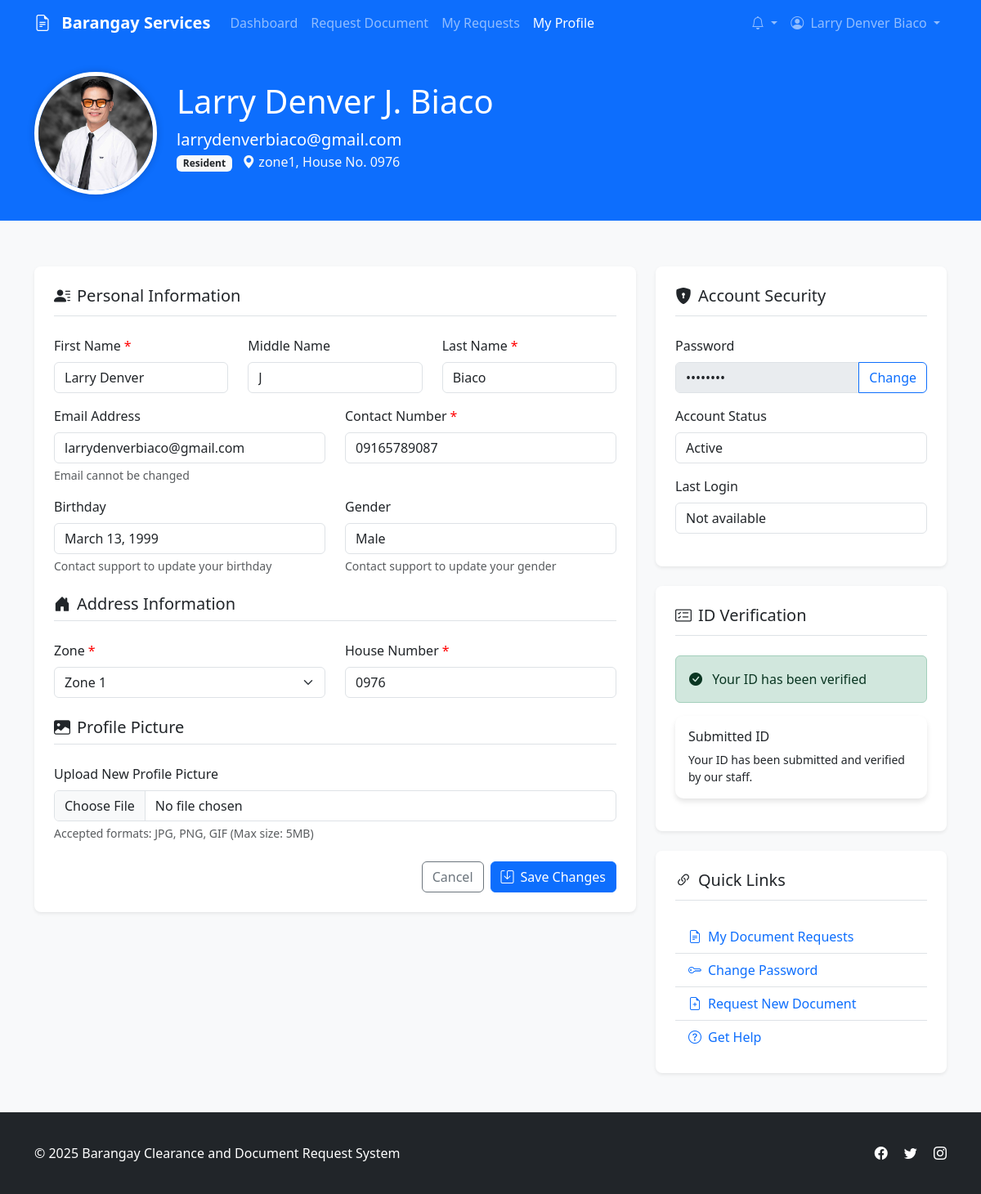
The page /User/view/profile.php (signed in) on the database as committed earlier.
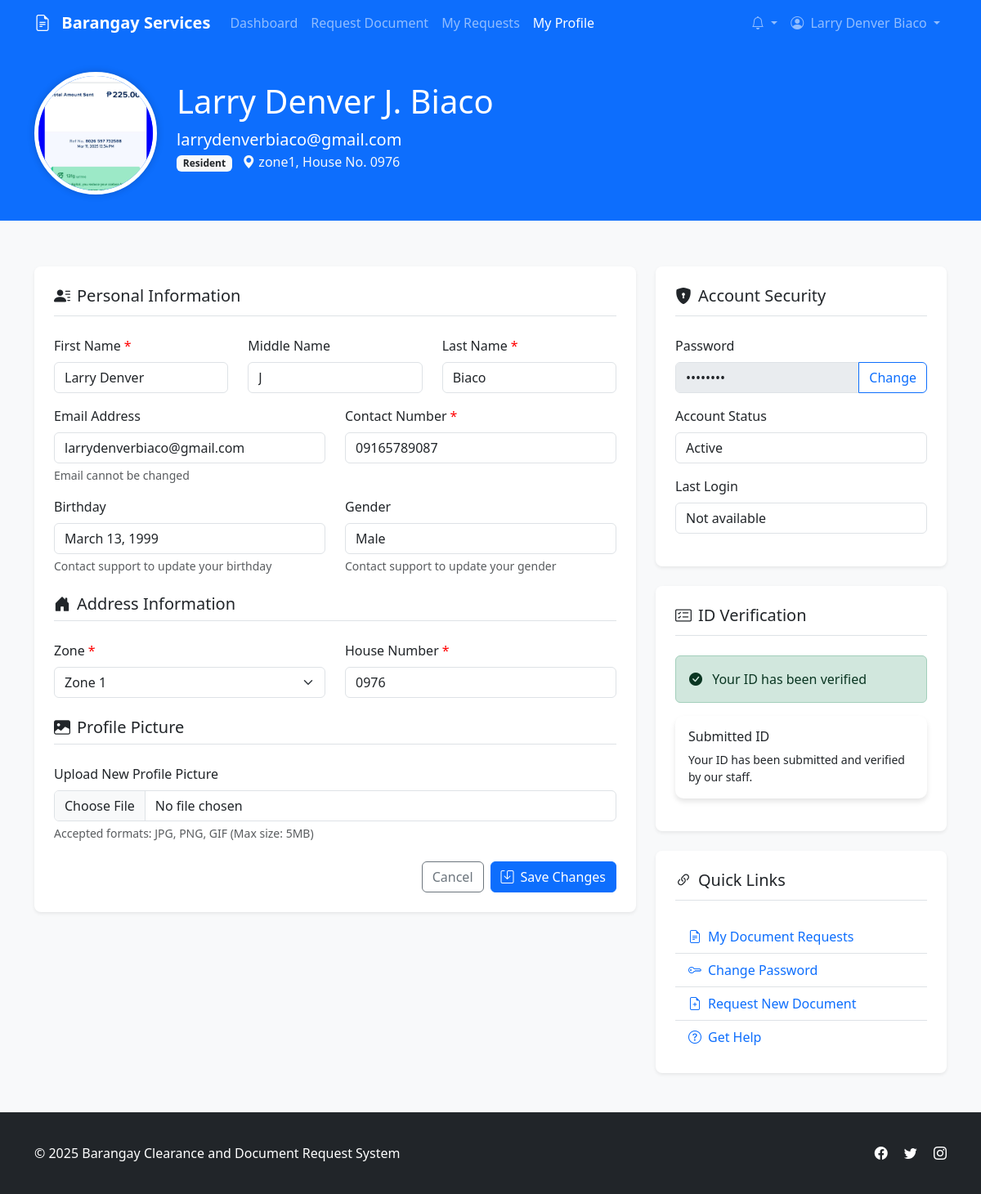
The same page on the database as committed later.
### tables this page shows
CREATE TABLE `users` (
  `user_id` int(11) NOT NULL,
  `email` varchar(100) NOT NULL,
  `password` varchar(255) NOT NULL,
  `first_name` varchar(50) NOT NULL,
  `middle_name` varchar(50) DEFAULT NULL,
  `last_name` varchar(50) NOT NULL,
  `birthday` date NOT NULL,
  `gender` enum('male','female','other') NOT NULL,
  `contact_number` varchar(15) NOT NULL,
  `zone` varchar(20) NOT NULL,
  `house_number` varchar(50) NOT NULL,
  `id_path` varchar(255) NOT NULL,
  `user_type` enum('resident','staff','admin') NOT NULL DEFAULT 'resident',
  `status` enum('active','inactive','pending') NOT NULL DEFAULT 'pending',
  `created_at` timestamp NOT NULL DEFAULT current_timestamp(),
  `updated_at` timestamp NOT NULL DEFAULT current_timestamp() ON UPDATE current_timestamp(),
  `profile_pic` varchar(255) DEFAULT NULL
);

### backend/connections/database.php (called while the page is built, shortened)
<?php
class Database {
    private $host = "localhost";
    private $username = "root";
    private $password = "";
    private $database = "barangay_request_system";
    private $conn;
    public function __construct() {
        try {
            $this->conn = new PDO(
                "mysql:host={$this->host};dbname={$this->database}",
                $this->username,
                $this->password
            );
            $this->conn->setAttribute(PDO::ATTR_ERRMODE, PDO::ERRMODE_EXCEPTION);
        } catch(PDOException $e) {
            die("Connection failed: " . $e->getMessage());
        }
    }
    public function fetchOne($query, $params = []) {
        $stmt = $this->conn->prepare($query);
        $stmt->execute($params);
        return $stmt->fetch(PDO::FETCH_ASSOC);
    }
    public function closeConnection() {
        $this->conn = null;
    }
}
?>

### User/view/profile.php (the view, shortened to what the changed rows need)
<?php
require_once dirname(__DIR__, 2) . "/backend/connections/config.php";
require_once dirname(__DIR__, 2) . "/backend/connections/database.php";
$userId = $_SESSION['user_id'];
$userProfile = null;
$errors = [];
try {
    $db = new Database();
    $profileSql = "SELECT * FROM users WHERE user_id = ?";
    $userProfile = $db->fetchOne($profileSql, [$userId]);
    if (isset($userProfile['birthday']) && $userProfile['birthday'] != '0000-00-00') {
        $userProfile['formatted_birthday'] = date('F d, Y', strtotime($userProfile['birthday']));
    } else {
        $userProfile['formatted_birthday'] = 'Not specified';
    }
} catch (Exception $e) {
    $errors['general'] = 'An error occurred: ' . $e->getMessage();
    error_log("Profile Error: " . $e->getMessage());
}
?>
<!DOCTYPE html>
<html lang="en">
<head>
    <link href="https://cdnjs.cloudflare.com/ajax/libs/bootstrap/5.3.0/css/bootstrap.min.css" rel="stylesheet">
    <link rel="stylesheet" href="https://cdnjs.cloudflare.com/ajax/libs/bootstrap-icons/1.10.5/font/bootstrap-icons.min.css">
    <link rel="stylesheet" href="User/css/index.css">
</head>
<body>
    <div class="content-wrapper">
        <section class="profile-header">
            <div class="container">
                <div class="row align-items-center">
                    <div class="col-md-auto text-center text-md-start mb-3 mb-md-0">
                        <?php if (!empty($userProfile['profile_pic'])): ?>
                            <img src="<?php echo htmlspecialchars($userProfile['profile_pic']); ?>" alt="Profile Picture" class="profile-pic">
                        <?php else: ?>
                            <div class="profile-pic-placeholder">
                                <i class="bi bi-person-fill"></i>
                            </div>
                        <?php endif; ?>
                    </div>
                    <div class="col">
                    <h1>
                        <?php
                        $fullName = htmlspecialchars($userProfile['first_name']);
                        if (!empty($userProfile['middle_name'])) {
                            $fullName .= ' ' . htmlspecialchars($userProfile['middle_name']) . '. ';
                        } else {
                            $fullName .= ' ';
                        }
                        $fullName .= htmlspecialchars($userProfile['last_name']);
                        echo $fullName;
                    ?>
                    </h1>
                        <p class="lead mb-0"><?php echo htmlspecialchars($userProfile['email']); ?></p>
                        <p class="text-light">
                            <span class="badge bg-light text-dark">
                                <?php echo ucfirst($userProfile['user_type']); ?>
                            </span>
                            <span class="ms-2">
                                <i class="bi bi-geo-alt-fill"></i>
                                <?php echo htmlspecialchars($userProfile['zone'] . ', House No. ' . $userProfile['house_number']); ?>
                            </span>
                        </p>
                    </div>
                </div>
            </div>
        </section>
        <div class="container py-4">
            <div class="row">
                <div class="col-lg-8">
                    <div class="profile-info">
                        <form action="profile.php" method="post" enctype="multipart/form-data">
                            <div class="row mb-3">
                                <div class="col-md-4">
                                    <label for="first_name" class="form-label required">First Name</label>
                                    <input type="text" class="form-control <?php echo isset($errors['first_name']) ? 'is-invalid' : ''; ?>" id="first_name" name="first_name" value="<?php echo htmlspecialchars($userProfile['first_name']); ?>" required>
                                </div>
                                <div class="col-md-4">
                                    <label for="middle_name" class="form-label">Middle Name</label>
                                    <input type="text" class="form-control" id="middle_name" name="middle_name" value="<?php echo htmlspecialchars($userProfile['middle_name'] ?? ''); ?>">
                                </div>
                                <div class="col-md-4">
                                    <label for="last_name" class="form-label required">Last Name</label>
                                    <input type="text" class="form-control <?php echo isset($errors['last_name']) ? 'is-invalid' : ''; ?>" id="last_name" name="last_name" value="<?php echo htmlspecialchars($userProfile['last_name']); ?>" required>
                                </div>
                            </div>
                            <div class="row mb-3">
                                <div class="col-md-6">
                                    <label for="email" class="form-label">Email Address</label>
                                    <input type="email" class="form-control" id="email" value="<?php echo htmlspecialchars($userProfile['email']); ?>" readonly>
                                    <div class="form-text">Email cannot be changed</div>
                                </div>
                                <div class="col-md-6">
                                    <label for="contact_number" class="form-label required">Contact Number</label>
                                    <input type="tel" class="form-control <?php echo isset($errors['contact_number']) ? 'is-invalid' : ''; ?>" id="contact_number" name="contact_number" value="<?php echo htmlspecialchars($userProfile['contact_number'] ?? ''); ?>" required>
                                </div>
                            </div>
                            <div class="row mb-3">
                                <div class="col-md-6">
                                    <label for="gender" class="form-label">Gender</label>
                                    <input type="text" class="form-control" id="gender" value="<?php echo ucfirst($userProfile['gender'] ?? 'Not specified'); ?>" readonly>
                                    <div class="form-text">Contact support to update your gender</div>
                                </div>
                            </div>
                            <div class="row mb-3">
                                <div class="col-md-6">
                                    <label for="zone" class="form-label required">Zone</label>
                                    <select class="form-select <?php echo isset($errors['zone']) ? 'is-invalid' : ''; ?>" id="zone" name="zone" required>
                                        <option value="zone1" <?php echo ($userProfile['zone'] ?? '') === 'zone1' ? 'selected' : ''; ?>>Zone 1</option>
                                    </select>
                                </div>
                                <div class="col-md-6">
                                    <label for="house_number" class="form-label required">House Number</label>
                                    <input type="text" class="form-control <?php echo isset($errors['house_number']) ? 'is-invalid' : ''; ?>" id="house_number" name="house_number" value="<?php echo htmlspecialchars($userProfile['house_number'] ?? ''); ?>" required>
                                </div>
                            </div>
                        </form>
                    </div>
                </div>
                <div class="col-lg-4">
                    <div class="profile-info">
                        <div class="mb-3">
                            <label class="form-label">Account Status</label>
                            <input type="text" class="form-control" value="<?php echo ucfirst($userProfile['status'] ?? 'Active'); ?>" readonly>
                        </div>
                    </div>
                </div>
            </div>
        </div>
    </div>
</body>
</html>

Rows that differ between the two databases and show on the page:
changed users "Larry Denver J. Biaco": profile_pic: a different picture
